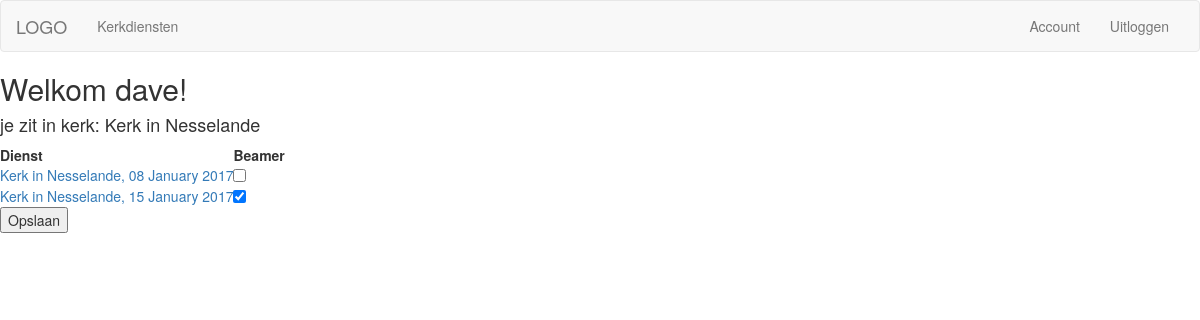
Screenshot of /kerkdiensten/ (signed in) with the database file from the repository.
### kerkdiensten/models.py (models this page shows, shortened)
class User_details(models.Model):
    user = models.ForeignKey(User, default=1)
    kerk = models.ForeignKey('Kerken', default=None)
    rollen_v2 = models.ManyToManyField('Rollen', blank=True)
    class Meta:
        verbose_name_plural = 'user_details'

class Kerken(models.Model):
    kerk_naam = models.CharField(max_length=256)
    kerk_soort = models.CharField(max_length=256)
    class Meta:
        verbose_name_plural = 'kerken'

class Rollen(models.Model):
    rollen = models.CharField(max_length=256)
    rol_id = models.CharField(max_length=64)
    beschikbaarheid = models.BooleanField(default=False)
    def __str__(self):
        return self.rollen
    class Meta:
        verbose_name_plural = 'rollen'

class Kerkdiensten(models.Model):
    kerk = models.ForeignKey('Kerken', default=None)
    start_time = models.DateField()
    soort_dienst = models.ForeignKey('DienstSoorten', default='kerkdienst')
    beschikbaar = models.ManyToManyField('UserRoll', default=None, blank=True, related_name='kerkdienst_beschikbaar')
    ingeroosterd = models.ManyToManyField('UserRoll', default=None, blank=True, related_name='kerkdienst_ingeroosterd')
    def __str__(self):
        return self.kerk.kerk_naam + ', ' + self.start_time.strftime('%d %B %Y')
    class Meta:
        verbose_name_plural = 'kerkdiensten'

### kerkdiensten/views.py (the view, shortened to what this page needs)
@login_required
def index(request):
    try:
      kerk = User_details.objects.get(user=request.user)
      kerk_diensten = Kerkdiensten.objects.all().filter(kerk=kerk.kerk)
      user_details = get_object_or_404(User_details, user=request.user)
    except User_details.DoesNotExist:
        kerken = Kerken.objects.all()
        return render(request, 'kerkdiensten/kerkdiensten.html', {'kerk_keuze': kerken})
    rollen_lijst = []
    for rolz in user_details.rollen_v2.all().filter(beschikbaarheid=True):
        rollen_lijst.append(rolz)
    beschikbaarheid_lijst = []
    for dienst in kerk_diensten:
        beschikbaarheid = dienst.beschikbaar.all()
        for beschikte in beschikbaarheid:
            if beschikte.user == request.user:
                beschikbaarheid_lijst.append((dienst.pk, beschikte.rol.rollen))
    beschikbaarheid_lijst = []
    for dienst in kerk_diensten:
        beschikbaarheid = dienst.beschikbaar.all()
        for beschikte in beschikbaarheid:
            if beschikte.user == request.user:
                    beschikbaarheid_lijst.append((dienst.pk, beschikte.rol.rollen))
    return render(request, 'kerkdiensten/kerkdiensten.html', {'kerk': kerk, 'kerk_diensten': kerk_diensten, 'rollen_lijst': rollen_lijst, 'beschikbaar': beschikbaarheid_lijst, 'user_details':user_details})

### kerkdiensten/templates/kerkdiensten/kerkdiensten.html (shortened to what this page needs)
{% extends 'kerkdiensten/base_kerkdiensten.html' %}
{% block body %}
<h2>Welkom {{ user.username }}!</h2>
{% if kerk %}
<h4>je zit in kerk: {{ kerk.kerk.kerk_naam }}</h4>
{% endif %}
<form action="{% url 'kerkdiensten:index' %}" method="post">
    <table>
        <tr>
            <th>Dienst</th>
            {% for rol in rollen_lijst %}
            <th>{{ rol.rollen }}</th>
            {% endfor %}
        </tr>
        {% for dienst in kerk_diensten %}
        <tr>
            <td><a href="{% url 'kerkdiensten:dienst' dienst.pk %}">{{ dienst }}</td>
            {% for rolx in rollen_lijst %}
            <td><input type="checkbox" name="{{ rolx }}" value="{{ dienst.pk }}" {% for beschikte in beschikbaar %} {% if dienst.pk == beschikte.0 %} {% if rolx.rollen == beschikte.1 %} checked {% endif %} {% endif %} {% endfor %}></td>
            {% endfor %}
        </tr>
        {% endfor %}
    </table>
    <input type="submit" value="Opslaan"></input>
</form>
<br />
{% endblock body %}

### rows the page displays
User_details: kerk.kerk_naam "Kerk in Nesselande"
Rollen: rollen "Beamer", rollen "☑"
Kerkdiensten: kerk+start_time "Kerk in Nesselande, 08 January 2017"
Kerkdiensten: kerk+start_time "Kerk in Nesselande, 15 January 2017"

### other values shown
{{ user.username }} "dave"
